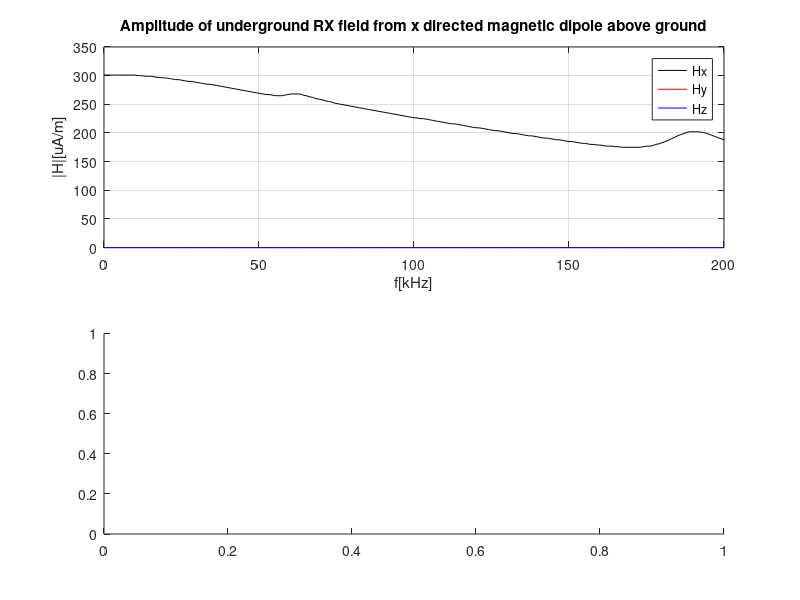

Write MATLAB code to recreate this figure. (Note: this script raises an error after producing the figure.)
clear all;
close all;

Ch = load('CHANNEL.mat');

% mx
figure;
subplot(2,1,1);
plot(Ch.f/1000,1e6*abs(Ch.Hxmx),'k');
hold on;
grid on;
plot(Ch.f/1000,1e6*abs(Ch.Hymx),'r');
plot(Ch.f/1000,1e6*abs(Ch.Hzmx),'b');
title('Amplitude of underground RX field from x directed magnetic dipole above ground');
xlabel('f[kHz]');
ylabel('|H|[uA/m]');
legend('Hx','Hy','Hz');

subplot(2,1,2);
plot(Ch.f/1000,phase(Ch.Hxmx)*180/pi,'k');
grid on;
title('Phase of underground RX field from x directed magnetic dipole above ground');
xlabel('f[kHz]');
ylabel('<H[deg]');
legend('Hx');

% my
figure;
subplot(2,1,1);
plot(Ch.f/1000,1e6*abs(Ch.Hxmy),'k');
hold on;
grid on;
plot(Ch.f/1000,1e6*abs(Ch.Hymy),'r');
plot(Ch.f/1000,1e6*abs(Ch.Hzmy),'b');
title('Amplitude of underground RX field from y directed magnetic dipole above ground');
xlabel('f[kHz]');
ylabel('|H|[uA/m]');
legend('Hx','Hy','Hz');

subplot(2,1,2);
plot(Ch.f/1000,phase(Ch.Hymy)*180/pi,'r');
grid on;
title('Phase of underground RX field from y directed magnetic dipole above ground');
xlabel('f[kHz]');
ylabel('<H[deg]');
legend('Hy');

% mz
figure;
subplot(2,1,1);
plot(Ch.f/1000,1e6*abs(Ch.Hxmz),'k');
hold on;
grid on;
plot(Ch.f/1000,1e6*abs(Ch.Hymz),'r');
plot(Ch.f/1000,1e6*abs(Ch.Hzmz),'b');
title('Amplitude of underground RX field from z directed magnetic dipole above ground');
xlabel('f[kHz]');
ylabel('|H|[uA/m]');
legend('Hx','Hy','Hz');

subplot(2,1,2);
plot(Ch.f/1000,phase(Ch.Hzmz)*180/pi,'b');
grid on;
title('Phase of underground RX field from z directed magnetic dipole above ground');
xlabel('f[kHz]');
ylabel('<H[deg]');
legend('Hz');